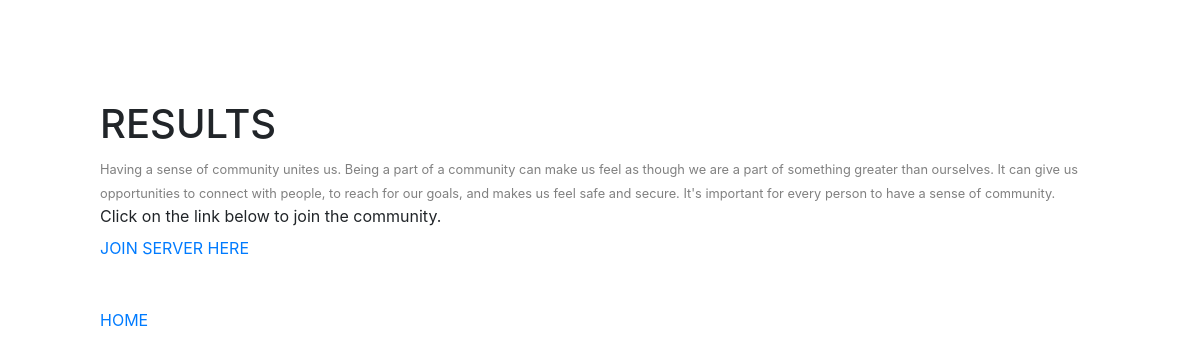
Before: /solution/ (signed in) with the older database file.
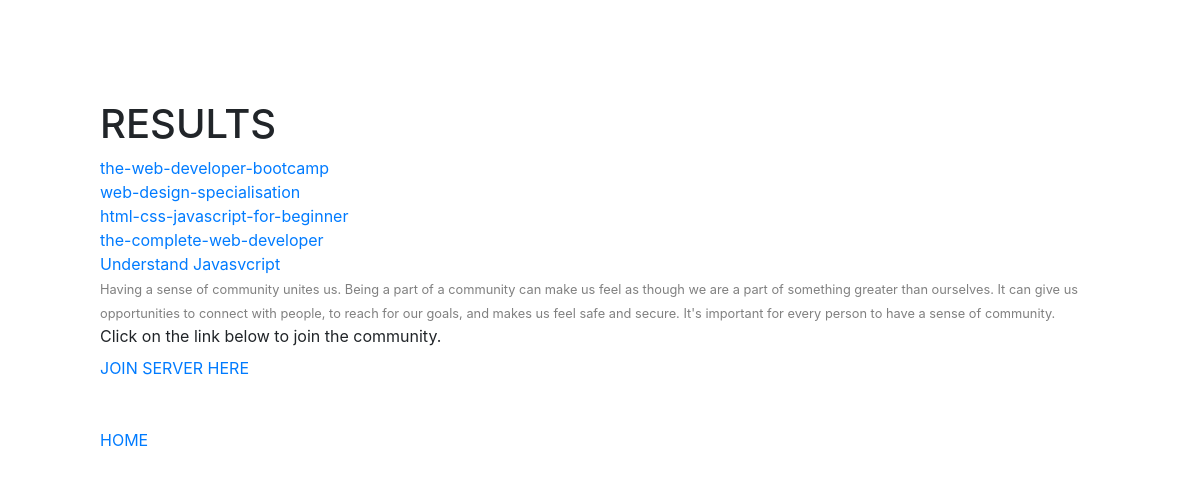
After: the same page with the newer database file.
### index/models.py (models this page shows, shortened)
class Solution(models.Model):
    course_name=models.CharField(max_length=100)
    course_link=models.URLField(max_length=50)
    platform=models.CharField(max_length=20)
    slug=models.SlugField(max_length=35,null=False,blank=False,default='default/slug')
    class Meta:
        verbose_name_plural='Solution'

### index/views.py (the view)
# urls.py: path('solution/',views.solution,name='solution'),
@login_required
def solution(request):
    qset2=Solution.objects.all()
    return render(request,'index/solution.html',{'qset2':qset2})

### index/templates/index/solution.html (shortened to what this page needs)
<!DOCTYPE html>
<html lang="en">
<head>
    <link rel="stylesheet" href="https://stackpath.bootstrapcdn.com/bootstrap/4.3.1/css/bootstrap.min.css">
</head>
<body>
    <form>
        <div id="center">
        <div class="form-group">
        <h1>RESULTS</h1>
          {% for qs2 in qset2 %}
          <a href="{{qs2.slug}}">{{qs2.course_name}}</a><br>
          {% endfor %}
          <small style="color:grey;">Having a sense of community unites us. Being a part of a community can make us feel as though we are a part of something greater than ourselves. It can give us opportunities to connect with people, to reach for our goals, and makes us feel safe and secure. It's important for every person to have a sense of community.</small>
          <label for="exampleInputEmail1">Click on the link below to join the community.</label><br>
          <a href="https://discord.com/invite/ukhrVx4kyp">JOIN SERVER HERE</a><br>
        <br><br>
          <a href="{% url 'index:index' %}">HOME</a>
</body>
</html>

### index/templates/index/solution.html (style rules this page uses)
#center { padding: 100px 50px 50px 100px; }

Changed rows visible on the page:
added Solution: course_name "the-web-developer-bootcamp"
added Solution: course_name "web-design-specialisation"
added Solution: course_name "html-css-javascript-for-beginner"
added Solution: course_name "the-complete-web-developer"
added Solution: course_name "Understand Javasvcript"
